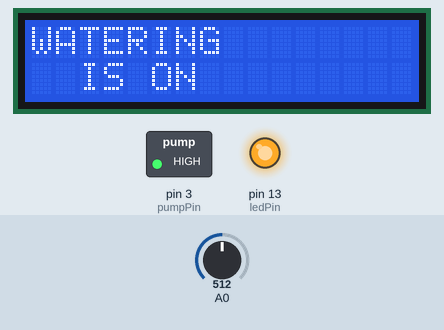
Simulated run of this sketch. Board: Arduino Uno, built with avr-gcc and run on an emulated ATmega328P. Parts: 16×2 character LCD, switched loads named in the sketch (green lamp = pin HIGH), output pins drawn as LEDs (lit = HIGH). Inputs (shaded band) come from the test bench; at power-on: A0 = 512. What the sketch prints to the serial monitor is not drawn.

Above: at 1.2 s.
1.3 s: A0 set to 496
At 5.1 s:
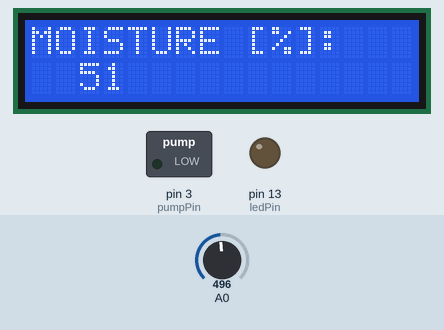
10.6 s: A0 set to 0
At 11.3 s:
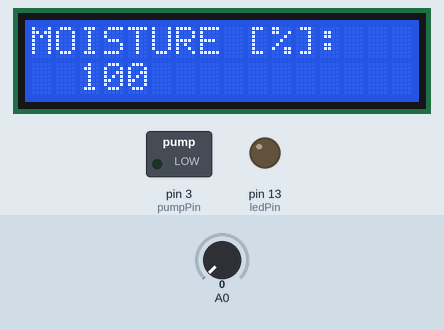
19.9 s: A0 set to 60
At 20.8 s:
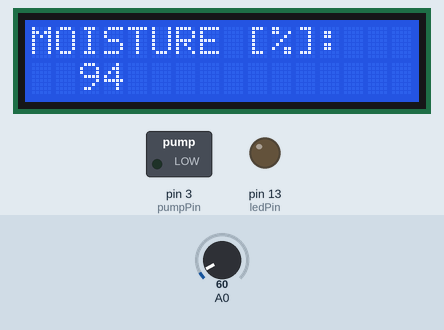
29.2 s: A0 set to 716
At 29.9 s:
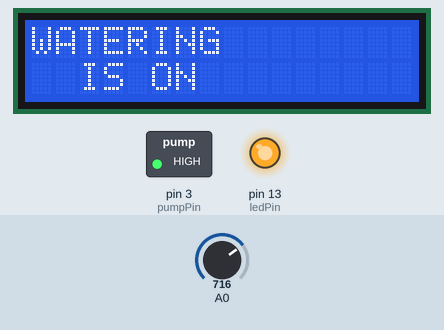
34.2 s: A0 set to 0
At 38.5 s:
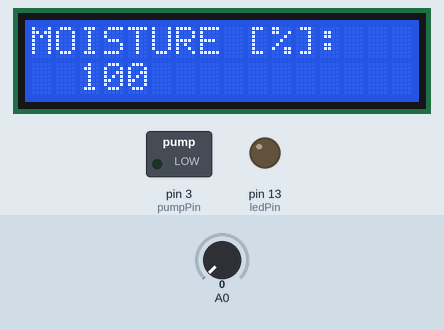
43.5 s: A0 set to 900
At 44.1 s:
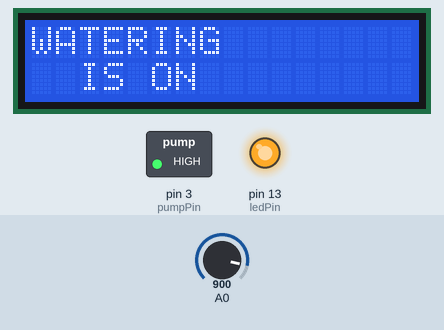
Timing chart, 0 to 46.5 s (numbered marks = the images above; inputs shaded):
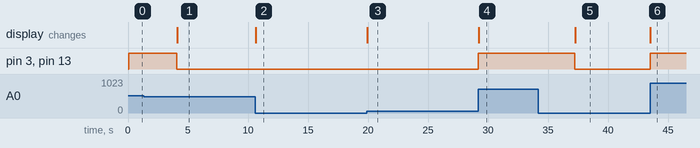

The sketch:

main.ino
```cpp
int waterTime = 4; // for how long the pump will be on [seconds]
int waitTime = 0.5; // how long to wait between watering [minutes]
int pumpPin = 3; // pin that turns the motor on
int ledPin = 13; // pin that turns the led on

#include <LiquidCrystal_I2C.h>

LiquidCrystal_I2C lcd(0x27, 16, 2); // I2C address 0x27, 16 column and 2 rows


void setup()
{
  pinMode(pumpPin, OUTPUT); // set pin 3 to an output
  pinMode(ledPin, OUTPUT); // set pin 13 to an output
  Serial.begin(9600); // begin communication

  lcd.init(); // initialize the lcd
  lcd.backlight();
}

void loop()
{
  int analogMoisture = analogRead(A0); //read analog value of moisture
  int moisture = ( 100 - ( (analogMoisture / 1023.00) * 100 ) ); //convert value to %

  Serial.println(moisture); // print moisture value to serial monitor

  if (moisture < 50) {  // Water the plant when the soil is dry
    digitalWrite(pumpPin, HIGH); // turn the pump on
    digitalWrite(ledPin, HIGH); // turn the led on
    lcd.clear(); // clear the display
    lcd.setCursor(0, 0);  // move the cursor to (0, 0)
    lcd.print("WATERING");  // print the message at (0, 0)
    lcd.setCursor(2, 1); // move the cursor to (2, 1)
    lcd.print("IS ON"); // print the message at (2, 1)
    delay(waterTime * 1000);      // delay in miliseconds
  }
  else {
    digitalWrite(pumpPin, LOW);  // turn the pump off
    digitalWrite(ledPin, LOW);  // turn the led off
    lcd.clear();                 // clear the display
    lcd.setCursor(0, 0);         // move the cursor tom(0, 0)
    lcd.print("MOISTURE [%]:");        // print the message at (0, 0)
    lcd.setCursor(2, 1);
    lcd.print(moisture); // print the message at (2, 1)
    delay(waitTime * 60000);      // delay in miliseconds
  }

}
```

Measured:
- the behaviour switches between 512 and 511 on A0 (found by bisection; images 0 and 1)
- after the input at 1.3 s, pin 3 (pumpPin), pin 13 (ledPin): HIGH → LOW after 2.8 s; the display: changes after 2.8 s (image 1)
- after the input at 10.6 s, the display: changes at once (image 2)
- after the input at 19.9 s, the display: changes at once (image 3)
- after the input at 29.2 s, pin 3 (pumpPin), pin 13 (ledPin): LOW → HIGH at once; the display: changes at once (image 4)
- after the input at 34.2 s, pin 3 (pumpPin), pin 13 (ledPin): HIGH → LOW after 3.0 s; the display: changes after 3.1 s (image 5)
- after the input at 43.5 s, pin 3 (pumpPin), pin 13 (ledPin): LOW → HIGH at once; the display: changes at once (image 6)
